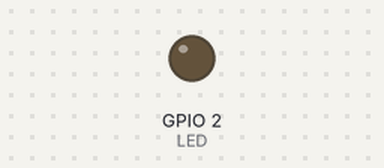
Recording of a sketch running on a simulated ESP8266 (NodeMCU). Shown: output pins drawn as LEDs (lit = HIGH). WiFi joins after 1.5 s; servers stay silent unless stated; storage starts empty; what the sketch prints to the serial monitor is not drawn.

Above: at 0.1 s.
At 4.5 s:
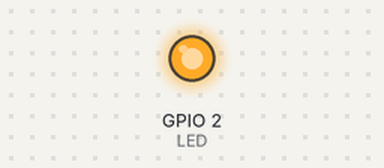
Timing chart, 0 to 6.1 s (numbered marks = the images above):
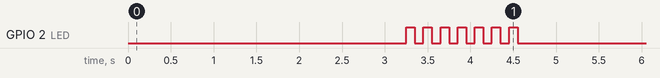

The sketch:

SimpleWsTraversal.ino
```cpp
#include <ArduinoWebsockets.h>
#include <ESP8266WiFi.h>
#include <WiFiUdp.h>
#include <Ticker.h>

#include "led.h"
#include "interface.h"
#include "config.h"

using namespace websockets;
WebsocketsServer server; // websocket服务端

struct wifi_info wifi_config; // wifi配置信息

void setup()
{
    int ret;
    bool force_smartconfig;

    // 1. 初始化串口
    Serial.begin(115200);

    // 2. 检查是否强制smartconfig
    force_smartconfig = check_need_smartconfig_blocking();

    // 3. 初始化LED
    init_led();

    // 4. 获取wifi配置
    ret = loadConfig(&wifi_config);
    if (!ret || force_smartconfig) {
        Serial.print("Start smart config.");
        set_led_state(SMART_CONFIG);
        WiFi.mode(WIFI_STA);
        WiFi.beginSmartConfig();
        // TODO: set led

        // 等待smartconfig配置完成
        int wait_times = 120;
        while (1) {
            if (WiFi.smartConfigDone()) {
                strcpy(wifi_config.ssid, WiFi.SSID().c_str());
                strcpy(wifi_config.passwd, WiFi.psk().c_str());
                saveConfig(&wifi_config);
                break;
            }
            else {
                if (wait_times == 0) {
                    // 配置不成功重启
                    delay(500);
                    ESP.restart();
                }

                delay(1000);
                wait_times--;
            }
        }
    }

    // 4. 连接wifi
    set_led_state(BEGIN_CONNECT_WIFI);
    WiFi.begin(wifi_config.ssid, wifi_config.passwd);
    while (WiFi.status() != WL_CONNECTED)
    {
        delay(500);
        Serial.print(".");
    }
    set_led_state(CONNECTED_WIFI);

    // 5. 开始广播本地IP
    start_broadcast_ip(); // 开始广播本地IP

    // 6. 用于打印ip信息，临时
    Serial.println("");
    Serial.println("WiFi connected");
    Serial.println("IP address: ");
    Serial.println(WiFi.localIP()); //You can get IP address assigned to ESP

    // 6. 开启ws server
    server.listen(8266);
}

// ws消息处理
void onMessageCallback(WebsocketsMessage message)
{
    //Serial.print("Got Message: ");
    //Serial.println(message.data());
    Serial.write(message.c_str()); //打印原始字符串到串口
}

// ws事件处理
void onEventsCallback(WebsocketsEvent event, String data)
{
    if (event == WebsocketsEvent::ConnectionOpened)
    {
        Serial.println("Connnection Opened");
    }
    else if (event == WebsocketsEvent::ConnectionClosed)
    {
        Serial.println("Connnection Closed");
    }
    else if (event == WebsocketsEvent::GotPing)
    {
        // Serial.println("Got a Ping!");
    }
    else if (event == WebsocketsEvent::GotPong)
    {
        // Serial.println("Got a Pong!");
    }
}

void loop()
{
    auto client = server.accept();
    client.onMessage(onMessageCallback);
    client.onEvent(onEventsCallback);
    while (client.available())
    {
        //uart to ws
        while (Serial.available() > 0)
        {
            int n = Serial.available();
            char *data = new char[n];
            int len = Serial.readBytes(data, n);
            //push UART data to all connected telnet clients
            client.send(data, len);
            delete[] data;
        }

        // ws to uart on callback
        client.poll();
    }

    // close the connection
    client.close();
    delay(10);
}
```

interface.cpp
```cpp
#include <Arduino.h>
#include <ESP8266WiFi.h>
#include <WiFiUdp.h>
#include <Ticker.h>
#include "interface.h"


// struct interface interface;

Ticker t_udp;
WiFiUDP udp;

void broadcast_ip()
{
    char buffer[BROADCAST_LENGTH] = "8";

    if (WiFi.status() != WL_CONNECTED) {
        t_udp.detach();
        return;
    }
    udp.beginPacket("255.255.255.255", 8266);
    sprintf(buffer, "ip:%s\n", WiFi.localIP().toString().c_str());
    udp.write(buffer, strlen(buffer));
    udp.endPacket();
    // Serial.println(WiFi.localIP());
    // Serial.printf("Now listening at IP %s\n", WiFi.localIP().toString().c_str());
    // Serial.printf("buff: %s\n", buffer);
}


void start_broadcast_ip()
{
    udp.begin(8265);
    t_udp.attach(1, broadcast_ip);
}
```

interface.h
```cpp
#ifndef _INTERFACE_H
#define _INTERFACE_H

#define BROADCAST_LENGTH    50

void start_broadcast_ip(void);

#endif
```

led.cpp
```cpp
#include <Arduino.h>
#include <Ticker.h>
#include "led.h"

Ticker t_led;

void init_led()
{
    pinMode(LED, OUTPUT);
}

void flash_led()
{
    digitalWrite(LED, !digitalRead(LED));
}

void set_led_state(int s)
{
    t_led.detach();
    switch (s) {
        case INIT:
            digitalWrite(LED, OFF);
            break;
        case SMART_CONFIG:
            t_led.attach(1, flash_led);
            break;
        case BEGIN_CONNECT_WIFI:
            t_led.attach(0.1, flash_led);
            break;
        case CONNECTED_WIFI:
            digitalWrite(LED, ON);
            break;
        default:
            digitalWrite(LED, ON);
            break;
    }
}
```

led.h
```cpp
#ifndef _LED_H
#define _LED_H

// 用于指示设备状态
enum {
    INIT,
    SMART_CONFIG,
    BEGIN_CONNECT_WIFI,
    CONNECTED_WIFI,
    CLIENT_ACCEPTED,
    DATA_INOUT,
    CLIENT_CLOSED,
};

#define LED         2           // GPIO2 for esp-01s
#define ON          0
#define OFF         1


void init_led(void);
void set_led_state(int s);

#endif
```

config.cpp
```cpp
#include <ArduinoJson.h>
#include "FS.h"
#include <LittleFS.h>
#include "config.h"

bool loadConfig(struct wifi_info *info)
{
    if(!LittleFS.begin()){
        Serial.println("An Error has occurred while mounting LittleFS");
        return false;
    }

    File configFile = LittleFS.open("/config.json", "r");
    if (!configFile)
    {
        Serial.println("Failed to open config file");
        return false;
    }

    size_t size = configFile.size();
    if (size > MAX_CONFIG_LENGTH)
    {
        Serial.println("Config file size is too large");
        return false;
    }

    // Allocate a buffer to store contents of the file.
    std::unique_ptr<char[]> buf(new char[size]);

    // We don't use String here because ArduinoJson library requires the input
    // buffer to be mutable. If you don't use ArduinoJson, you may as well
    // use configFile.readString instead.
    configFile.readBytes(buf.get(), size);

    StaticJsonDocument<MAX_CONFIG_LENGTH> doc;
    auto error = deserializeJson(doc, buf.get());
    if (error)
    {
        Serial.println("Failed to parse config file");
        return false;
    }

    const char *ssid = doc["ssid"];
    const char *passwd = doc["passwd"];

    strcpy(info->ssid, ssid);
    strcpy(info->passwd, passwd);
    // Real world application would store these values in some variables for
    // later use.

    Serial.print("SSID: ");
    Serial.println(ssid);
    Serial.print("PASSWD: ");
    Serial.println(passwd);
    return true;
}

bool saveConfig(struct wifi_info *info)
{
    StaticJsonDocument<MAX_CONFIG_LENGTH> doc;
    doc["ssid"] = info->ssid;
    doc["passwd"] = info->passwd;

    if(!LittleFS.begin()){
        Serial.println("An Error has occurred while mounting LittleFS");
        return false;
    }

    File configFile = LittleFS.open("/config.json", "w");
    if (!configFile)
    {
        Serial.println("Failed to open config file for writing");
        return false;
    }

    serializeJson(doc, configFile);
    return true;
}

// 注意，这里由于与LED复用了pin，所以在按键释放前阻塞
bool check_need_smartconfig_blocking()
{
    int cnt=0;
    pinMode(SMARTCONFIG_BUTTON, INPUT_PULLUP);

    while (cnt++ <= WAIT_SMARTCONFIG_BUTTON_TIME * 10) {
        if (digitalRead(SMARTCONFIG_BUTTON) == 0) {
            while(digitalRead(SMARTCONFIG_BUTTON) == 0) {
                // 等待直到按键释放
            }
            return true;
        }
        else {
            delay(100);
        }
    }
    return false;
}
```

config.h
```cpp
#ifndef _CONFIG_H
#define _CONFIG_H

#define MAX_WIFI_INFO_LENGTH    50
#define MAX_CONFIG_LENGTH   1024

#define SMARTCONFIG_BUTTON  2
#define WAIT_SMARTCONFIG_BUTTON_TIME    3       // s

struct wifi_info
{
    char ssid[MAX_WIFI_INFO_LENGTH];
    char passwd[MAX_WIFI_INFO_LENGTH];
};


bool loadConfig(struct wifi_info *info);
bool saveConfig(struct wifi_info *info);
bool check_need_smartconfig_blocking();

#endif
```
